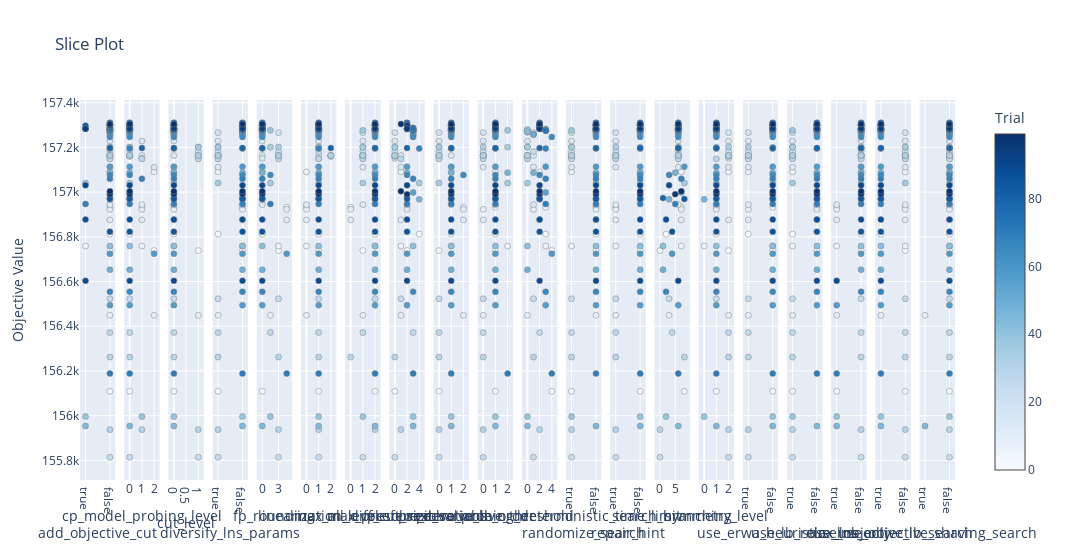

The cell this chart's notebook holds for it:
### Code cell
fig = optuna.visualization.plot_slice(study)#, params=["use_objective_shaving_search", "fp_rounding"])
fig.show()
